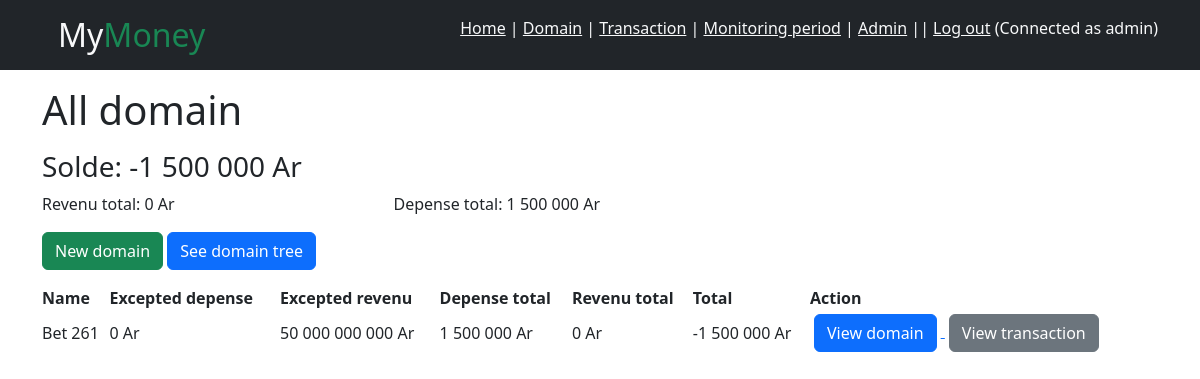
/domain/ (signed in), run on the app's committed database.
### accounts/models.py (models this page shows)
class CustomUser(AbstractUser):
    pass

### gestion/models.py (models this page shows, shortened)
class Domain(models.Model):
    gestion = models.ForeignKey(Gestion, on_delete=models.CASCADE, null=False)
    name = models.CharField(max_length=20, null=False)
    description = models.TextField(null=True)
    relation_to_parent_domain = models.ForeignKey("RelationToParentDomain", on_delete=models.SET_NULL, null=True)
    excepted_depense = models.FloatField(default=0)
    excepted_revenu = models.FloatField(default=0)
    def get_depense_total(self):
        depense_total = 0
        transactions = Transaction.objects.filter(domain=self)
        period = DateInterval.objects.get(user=self.gestion.owner)
        for transaction in transactions:
            if transaction.depense:
                if period.start and period.end:
                    if period.start <= transaction.date <= period.end:
                        depense_total += transaction.value
                elif period.start:
                    if period.start <= transaction.date:
                        depense_total += transaction.value
                elif period.end:
                    if transaction.date <= period.end:
                        depense_total += transaction.value
                else:
                    depense_total += transaction.value
        relation_to_me = RelationToParentDomain.objects.get(parent_domain=self.id)
        subdomains = Domain.objects.filter(relation_to_parent_domain=relation_to_me)
        depense_total += sum(subdomain.get_depense_total() for subdomain in subdomains)
        return depense_total
    def get_revenu_total(self):
        revenu_total = 0
        transactions = Transaction.objects.filter(domain=self)
        period = DateInterval.objects.get(user=self.gestion.owner)
        for transaction in transactions:
            if not transaction.depense:
                if period.start and period.end:
                    if period.start <= transaction.date <= period.end:
                        revenu_total += transaction.value
                elif period.start:
                    if period.start <= transaction.date:
                        revenu_total += transaction.value
                elif period.end:
                    if transaction.date <= period.end:
                        revenu_total += transaction.value
                else:
                    revenu_total += transaction.value
        relation_to_me = RelationToParentDomain.objects.get(parent_domain=self.id)
        subdomains = Domain.objects.filter(relation_to_parent_domain=relation_to_me)
        revenu_total += sum(subdomain.get_revenu_total() for subdomain in subdomains)
        return revenu_total
    def get_solde(self):
        return self.get_revenu_total() - self.get_depense_total()

class Gestion(models.Model):
    owner = models.OneToOneField(CustomUser, on_delete=models.CASCADE, null=False)

class Transaction(models.Model):
    name = models.CharField(max_length=20, null=False)
    description = models.TextField(null=True)
    value = models.FloatField(default=0)
    domain = models.ForeignKey(Domain, on_delete=models.SET_NULL, null=True)
    gestion = models.ForeignKey(Gestion, on_delete=models.CASCADE, null=False)
    depense = models.BooleanField(default=True, null=False)
    date = models.DateField(null=False)

class DateInterval(models.Model):
    start = models.DateField(null=True, blank=True)
    end = models.DateField(null=True, blank=True)
    user = models.ForeignKey(CustomUser, on_delete=models.CASCADE, null=False)

class RelationToParentDomain(models.Model):
    parent_domain = models.OneToOneField(Domain, on_delete=models.CASCADE, null=False)

### gestion/views.py (the view, shortened to what this page needs)
# urls.py: path("domain/", views.domain, name="domain"),
@login_required()
def domain(request):
    domains = Domain.objects.filter(gestion=Gestion.objects.get(owner=request.user), relation_to_parent_domain=None).order_by("name")
    transactions = Transaction.objects.filter(gestion=Gestion.objects.get(owner=request.user))
    period = DateInterval.objects.get(user=request.user)
    depense = 0
    revenu = 0
    solde = 0
    for transaction in transactions:
        if transaction.depense:
            solde -= transaction.value
            if period.start and period.end:
                if period.start <= transaction.date <= period.end:
                    depense += transaction.value
            elif period.start:
                if period.start <= transaction.date:
                    depense += transaction.value
            elif period.end:
                if transaction.date <= period.end:
                    depense += transaction.value
            else:
                depense += transaction.value
    return render(request, "domain/index.html", {"domains": domains, "principal_domain": True, "title": "Domain", "solde": solde, "depense": depense, "revenu": revenu})

### gestion/templatetags/filters.py (called while the page is built)
@register.filter
def intspace(value):
    try:
        value = int(value)
    except (ValueError, TypeError):
        return value
    return f"{value:,}".replace(",", " ")

### gestion/templates/domain/index.html (shortened to what this page needs)
{% extends "base.html" %}
{% load filters %}
{% block body %}
    <div class="container">
        {% if principal_domain %}
            <h1 class="my-3">All domain</h1>
            <h3>Solde: {{ solde|floatformat:0|intspace|intspace }} Ar</h3>
            <div class="d-flex justify-content-between w-50">
                <p>Revenu total: {{ revenu|floatformat:0|intspace }} Ar</p>
                <p>Depense total: {{ depense|floatformat:0|intspace }} Ar</p>
            </div>
            <a href="{% url 'new-domain' %}"><button class="btn btn-success">New domain</button></a>
            <a href="{% url 'domain-tree' %}" class="text-dark"><button class="btn btn-primary">See domain tree</button></a>
        {% endif %}
        {% if not domains %}
            {% if principal_domain %}
                <h2 class="my-3">There is no domain in your financial monitoring</h2>
            {% else %}
                <h2 class="my-3">This domain has no subdomain</h2>
            {% endif %}
        {% else %}
            <table class="w-100 m-auto my-3">
                <thead>
                    <tr>
                        <th>Name</th>
                        <th>Excepted depense</th>
                        <th>Excepted revenu</th>
                        <th>Depense total</th>
                        <th>Revenu total</th>
                        <th>Total</th>
                        <th>Action</th>
                    </tr>
                </thead>
                <tbody>
                    {% for domain in domains %}
                        <tr>
                            <td><p class="m-auto">{{ domain.name }}</p></td>
                            <td><p class="m-auto">{{ domain.excepted_depense|floatformat:0|intspace }} Ar</p></td>
                            <td><p class="m-auto">{{ domain.excepted_revenu|floatformat:0|intspace }} Ar</p></td>
                            <td><p class="m-auto">{{ domain.get_depense_total|floatformat:0|intspace }} Ar</p></td>
                            <td><p class="m-auto">{{ domain.get_revenu_total|floatformat:0|intspace }} Ar</p></td>
                            <td><p class="m-auto">{{ domain.get_solde|floatformat:0|intspace }} Ar</p></td>
                            <td>
                                <a href="{% url 'subdomain' id=domain.id %}">
                                    <button class="btn btn-primary m-1">View domain</button>
                                </a>
                                <a href="{% url 'transaction' id=domain.id %}">
                                    <button class="btn btn-secondary m-1">View transaction</button>
                                </a>
                            </td>
                        </tr>
                    {% endfor %}
                </tbody>
            </table>
        {% endif %}
    </div>
{% endblock %}

### gestion/templates/base.html (shortened to what this page needs)
{% load static %}
<!DOCTYPE html>
<html lang="en">
<head>
    <link rel="stylesheet" href="https://cdn.jsdelivr.net/npm/bootstrap@5.3.2/dist/css/bootstrap.min.css">
</head>
<body>
    {% block header %}
        <header>
            <nav class="bg-dark text-light">
                <div class="d-flex d-flex justify-content-between container">
                    <div>
                        <h2 class="m-3">My<span class="text-success">Money</span></h2>
                    </div>
                    <div class="my-3">
                        <a href="{% url 'home' %}" class="text-light">Home</a> |
                        <a href="{% url 'domain' %}" class="text-light">Domain</a> |
                        <a href="{% url 'transaction-history' %}" class="text-light">Transaction</a> |
                        <a href="{% url 'period-to-monitor' %}" class="text-light">Monitoring period</a>
                        {% if user.is_superuser %}
                             | <a href="/admin" class="text-light">Admin</a>
                        {% endif %}
                        ||
                        {% if not user.is_authenticated %}
                            <a href="{% url 'login' %}" class="text-light">Log in</a> |
                            <a href="{% url 'signup' %}" class="text-light">Sign up</a>
                        {% else %}
                            <a href="{% url 'logout' %}" class="text-light">Log out</a> <span>(Connected as {{ user.username }})</span>
                        {% endif %}
                    </div>
                </div>
            </nav>
        </header>
    {% endblock %}
    {% block body %}{% endblock %}
</body>
</html>

### data on the page
CustomUser: username "admin"
Domain: name "Bet 261", excepted_depense "0", excepted_revenu "50 000 000 000", get_depense_total "1 500 000", get_revenu_total "0", get_solde "-1 500 000"

### other printed values
{{ solde|floatformat:0|intspace|intspace }} "-1 500 000"
{{ revenu|floatformat:0|intspace }} "0"
{{ depense|floatformat:0|intspace }} "1 500 000"
